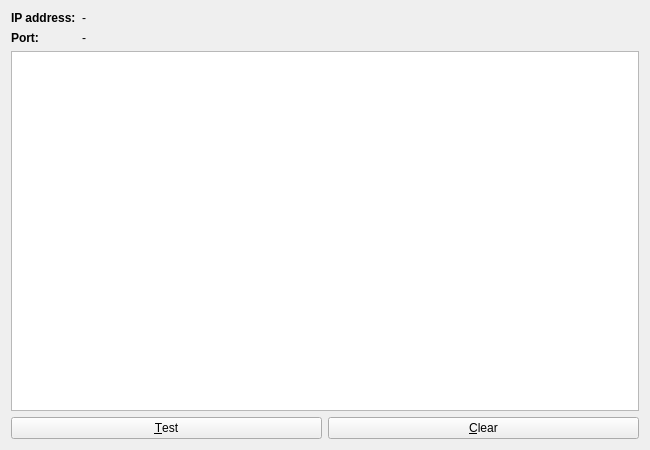
<?xml version="1.0" encoding="UTF-8"?>
<ui version="4.0">
 <class>TicTacToeLanServerMdiSubWindow</class>
 <widget class="QWidget" name="TicTacToeLanServerMdiSubWindow">
  <property name="geometry">
   <rect>
    <x>0</x>
    <y>0</y>
    <width>650</width>
    <height>450</height>
   </rect>
  </property>
  <property name="windowTitle">
   <string>Form</string>
  </property>
  <layout class="QVBoxLayout" name="verticalLayout">
   <item>
    <layout class="QFormLayout" name="formLayout">
     <item row="0" column="0">
      <widget class="QLabel" name="label">
       <property name="font">
        <font>
         <bold>true</bold>
        </font>
       </property>
       <property name="text">
        <string>IP address:</string>
       </property>
      </widget>
     </item>
     <item row="0" column="1">
      <widget class="QLabel" name="ipAddressLabel">
       <property name="text">
        <string>-</string>
       </property>
      </widget>
     </item>
     <item row="1" column="0">
      <widget class="QLabel" name="label_2">
       <property name="font">
        <font>
         <bold>true</bold>
        </font>
       </property>
       <property name="text">
        <string>Port:</string>
       </property>
      </widget>
     </item>
     <item row="1" column="1">
      <widget class="QLabel" name="portLabel">
       <property name="text">
        <string>-</string>
       </property>
      </widget>
     </item>
    </layout>
   </item>
   <item>
    <widget class="QPlainTextEdit" name="logPlainTextEdit">
     <property name="font">
      <font>
       <family>Consolas</family>
      </font>
     </property>
     <property name="readOnly">
      <bool>true</bool>
     </property>
     <property name="plainText">
      <string/>
     </property>
    </widget>
   </item>
   <item>
    <layout class="QHBoxLayout" name="horizontalLayout">
     <item>
      <widget class="QPushButton" name="testPushButton">
       <property name="text">
        <string>&amp;Test</string>
       </property>
      </widget>
     </item>
     <item>
      <widget class="QPushButton" name="clearPushButton">
       <property name="text">
        <string>&amp;Clear</string>
       </property>
      </widget>
     </item>
    </layout>
   </item>
  </layout>
 </widget>
 <resources/>
 <connections/>
</ui>
